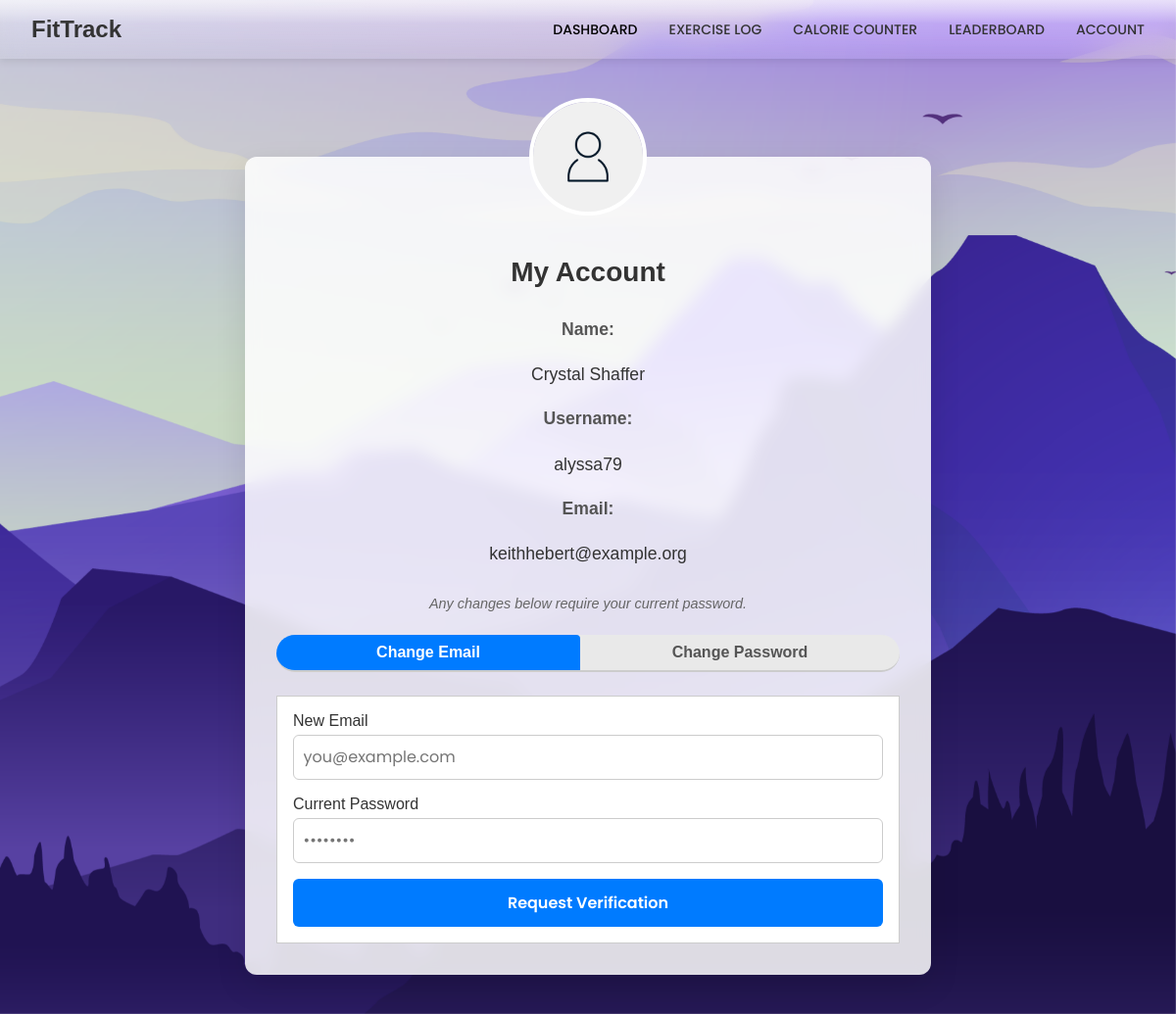
Page /account (signed in) on the committed database.
### app/models.py (models this page shows)
class User(db.Model):
    __tablename__ = "user"
    id = db.Column(db.Integer, primary_key=True)
    username = db.Column(db.String(100), unique=True, nullable=False)
    full_name = db.Column(db.String(100), nullable=False)
    email = db.Column(db.String(100), unique=True, nullable=False)
    password = db.Column(db.String(100), nullable=False)
    team = db.Column(db.String(100), nullable=True)
    profile_img = db.Column(db.String(255), nullable=True)
    reset_token = db.Column(db.String(100), nullable=True)
    verification_token = db.Column(db.String(100), nullable=True)
    is_verified = db.Column(db.Boolean, default=False)
    email_change_token = db.Column(db.String(64), nullable=True)
    new_email_temp = db.Column(db.String(120), nullable=True)
    exercises = db.relationship('Exercise', backref='user', lazy=True)
    meals = db.relationship('Meal', backref='user', lazy=True)
    exercise_logs = db.relationship('ExerciseLog', backref='user', lazy=True)
    meal_logs = db.relationship('MealLog', backref='user', lazy=True)

### app/auth.py (the view)
@app.route('/account')
def account():
    if 'user_id' not in session:
        return redirect(url_for('login'))  # Force login if not logged in
    user_id = session['user_id']
    user = User.query.get(user_id)
    return render_template('account.html', user=user)

### app/templates/account.html (shortened to what this page needs)
{% extends "baselogin.html" %}
{% block head %}
  <link rel="stylesheet" href="{{ url_for('static', filename='css/account.css') }}">
{% endblock %}
{% block header %}
  {% include 'header.html' %}
{% endblock %}
{% block content %}
<div class="container-fluid account-page">
  <div class="account-card">
    <form action="{{ url_for('upload_avatar') }}" method="POST" enctype="multipart/form-data" class="avatar-wrapper">
      <label for="avatar-input">
        <img src="{{ url_for('static', filename=user.profile_img or 'images/avatar.webp') }}" alt="Profile avatar" class="avatar">
      </label>
    </form>
    <h2 class="account-heading">My Account</h2>
    <div class="account-info">
      <p class="info-item"><strong>Name:</strong><br>{{ user.full_name }}</p>
      <p class="info-item"><strong>Username:</strong><br>{{ user.username }}</p>
      <p class="info-item"><strong>Email:</strong><br>{{ user.email }}</p>
    </div>
    <p class="info-note">Any changes below require your current password.</p>
    <ul class="tabs" role="tablist">
      <li class="tab-link active" data-tab="tab-email">Change Email</li>
      <li class="tab-link" data-tab="tab-password">Change Password</li>
    </ul>
    <div id="tab-email" class="tab-content active">
      <form action="{{ url_for('settings') }}" method="POST">
        <div class="form-group">
          <label for="new_email">New Email</label>
          <input type="email" id="new_email" name="new_email" placeholder="you@example.com" required>
        </div>
        <div class="form-group">
          <label for="current_password_email">Current Password</label>
          <input type="password" id="current_password_email" name="current_password" placeholder="••••••••" required>
        </div>
        <button type="submit" class="btn">Request Verification</button>
      </form>
    </div>
  </div>
</div>
{% endblock %}

### app/static/css/login_page.css (style rules this page uses)
:root { --white-color: hsl(0, 0%, 100%); --black-color: hsl(0, 0%, 0%); --body-font: "Poppins", sans-serif; --h1-font-size: 2rem; --normal-font-size: 1rem; --small-font-size: 0.813rem; }
* { box-sizing: border-box; padding: 0; margin: 0; }
body, input, button { font-family: var(--body-font); font-size: var(--normal-font-size); }
img { display: block; max-width: 100%; height: auto; }

### app/static/css/styles.css (style rules this page uses)
* { margin: 0; padding: 0; box-sizing: border-box; }
body { font-family: Arial, sans-serif; background-color: #f9f9f9; color: #333; }
button, .btn-link { margin-top: 0.5rem; padding: 0.4rem 0.8rem; border: 1px solid #007BFF; background-color: #007BFF; color: #fff; border-radius: 4px; cursor: pointer; font-size: 0.9rem; }
.info-note { font-style: italic; color: #555; margin-bottom: 1.5rem; }
.tabs { list-style: none; padding: 0; display: flex; border-bottom: 2px solid #ccc; margin-bottom: 1rem; }
.tab-link { padding: 0.5rem 1rem; cursor: pointer; border: 1px solid transparent; margin-right: 0.5rem; border-top-left-radius: 4px; border-top-right-radius: 4px; }
.tab-content { display: none; border: 1px solid #ccc; padding: 1rem; background-color: #fff; }
.form-group { margin-bottom: 1rem; }
.form-group label { display: block; margin-bottom: 0.5rem; font-weight: bold; }
.form-group input { width: 100%; padding: 0.5rem; border: 1px solid #ccc; border-radius: 4px; }

### app/static/css/account.css (style rules this page uses)
.account-page .account-card { position: relative; z-index: 1; width: 90%; max-width: 700px; margin: 100px auto 40px; padding: 2rem; background: rgba(255, 255, 255, 0.85); border-radius: 12px; box-shadow: 0 12px 32px rgba(0, 0, 0, 0.1); backdrop-filter: blur(8px); }
.account-page .avatar-wrapper { position: absolute; top: -60px; left: 50%; transform: translateX(-50%); z-index: 2; }
.account-page .avatar-wrapper .avatar { width: 120px; height: 120px; border-radius: 50%; border: 4px solid #fff; object-fit: cover; cursor: pointer; }
.account-page .account-heading { margin-top: 70px; font-size: 1.75rem; font-weight: 700; text-align: center; color: #333; }
.account-page .account-info { margin: 2rem 0; }
.account-page .account-info .info-item { display: block; text-align: center; margin: 1.5rem 0; font-size: 1.1rem; line-height: 1.2; }
.account-page .account-info .info-item strong { display: block; margin-bottom: 0.25rem; color: #555; }
.account-page .info-note { font-size: 0.9rem; color: #666; text-align: center; margin-bottom: 1.5rem; }
.account-page .tabs { display: flex; background: #e9e9e9; border-radius: 999px; overflow: hidden; margin-bottom: 1.5rem; list-style: none; padding: 0; }
.account-page .tab-link { flex: 1; text-align: center; padding: 0.5rem 0; cursor: pointer; font-weight: 600; color: #555; transition: background 0.2s, color 0.2s; }
.account-page .tab-link.active { background: #007bff; color: #fff; }
.account-page .tab-content { display: none; }
.account-page .tab-content.active { display: block; }
.account-page .form-group { margin-bottom: 1rem; }
.account-page .form-group label { display: block; margin-bottom: 0.3rem; font-weight: 500; color: #333; }
.account-page .form-group input { width: 100%; padding: 0.6rem; font-size: 1rem; border: 1px solid #ccc; border-radius: 6px; box-sizing: border-box; }
.account-page .btn { display: block; width: 100%; padding: 0.75rem; font-size: 1rem; font-weight: 600; text-align: center; background: #007bff; color: #fff; border: none; border-radius: 6px; cursor: pointer; transition: background 0.2s; }

### rows in the picture
User: full_name "Crystal Shaffer", username "alyssa79", email "keithhebert@example.org"
